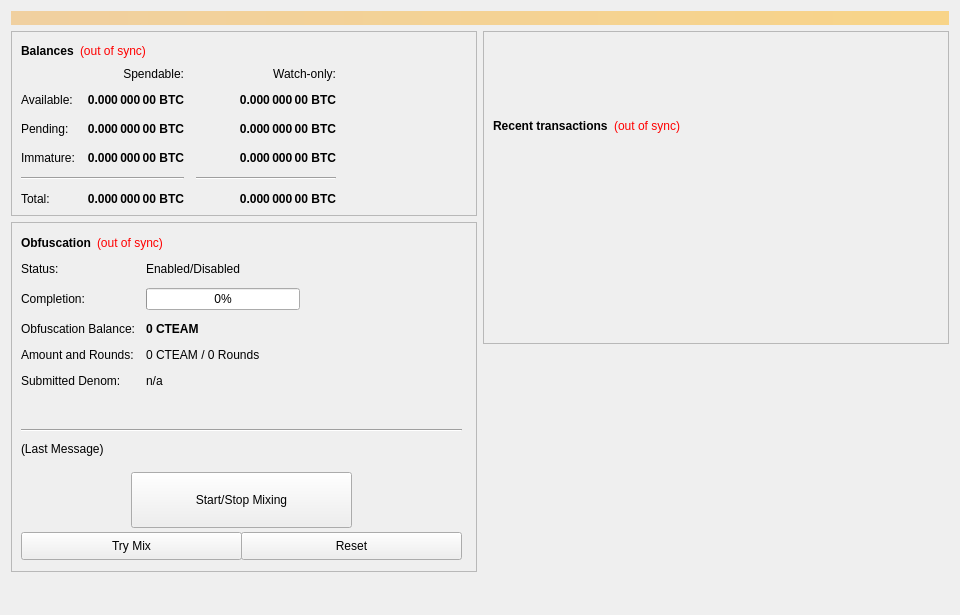
<?xml version="1.0" encoding="UTF-8"?>
<ui version="4.0">
 <class>OverviewPage</class>
 <widget class="QWidget" name="OverviewPage">
  <property name="geometry">
   <rect>
    <x>0</x>
    <y>0</y>
    <width>960</width>
    <height>615</height>
   </rect>
  </property>
  <property name="minimumSize">
   <size>
    <width>960</width>
    <height>0</height>
   </size>
  </property>
  <property name="windowTitle">
   <string>Form</string>
  </property>
  <layout class="QVBoxLayout" name="topLayout">
   <item>
    <widget class="QLabel" name="labelAlerts">
     <property name="visible">
      <bool>false</bool>
     </property>
     <property name="styleSheet">
      <string notr="true">background-color: qlineargradient(x1: 0, y1: 0, x2: 1, y2: 0, stop:0 #F0D0A0, stop:1 #F8D488); color:#000000;</string>
     </property>
     <property name="wordWrap">
      <bool>true</bool>
     </property>
     <property name="margin">
      <number>3</number>
     </property>
    </widget>
   </item>
   <item>
    <layout class="QHBoxLayout" name="horizontalLayout" stretch="1,1">
     <item>
      <layout class="QVBoxLayout" name="verticalLayout_2">
       <item>
        <widget class="QFrame" name="frame">
         <property name="frameShape">
          <enum>QFrame::StyledPanel</enum>
         </property>
         <property name="frameShadow">
          <enum>QFrame::Raised</enum>
         </property>
         <layout class="QVBoxLayout" name="verticalLayout_4">
          <item>
           <layout class="QHBoxLayout" name="horizontalLayout_4">
            <item>
             <widget class="QLabel" name="label_5">
              <property name="font">
               <font>
                <weight>75</weight>
                <bold>true</bold>
               </font>
              </property>
              <property name="text">
               <string>Balances</string>
              </property>
             </widget>
            </item>
            <item>
             <widget class="QLabel" name="labelWalletStatus">
              <property name="cursor">
               <cursorShape>WhatsThisCursor</cursorShape>
              </property>
              <property name="toolTip">
               <string>The displayed information may be out of date. Your wallet automatically synchronizes with the CTEAM network after a connection is established, but this process has not completed yet.</string>
              </property>
              <property name="styleSheet">
               <string notr="true">QLabel { color: red; }</string>
              </property>
              <property name="text">
               <string notr="true">(out of sync)</string>
              </property>
              <property name="alignment">
               <set>Qt::AlignLeading|Qt::AlignLeft|Qt::AlignVCenter</set>
              </property>
             </widget>
            </item>
            <item>
             <spacer name="horizontalSpacer_3">
              <property name="orientation">
               <enum>Qt::Horizontal</enum>
              </property>
              <property name="sizeHint" stdset="0">
               <size>
                <width>40</width>
                <height>20</height>
               </size>
              </property>
             </spacer>
            </item>
           </layout>
          </item>
          <item>
           <layout class="QGridLayout" name="gridLayout">
            <property name="spacing">
             <number>12</number>
            </property>
            <item row="2" column="2">
             <widget class="QLabel" name="labelWatchPending">
              <property name="font">
               <font>
                <weight>75</weight>
                <bold>true</bold>
               </font>
              </property>
              <property name="cursor">
               <cursorShape>IBeamCursor</cursorShape>
              </property>
              <property name="toolTip">
               <string>Unconfirmed transactions to watch-only addresses</string>
              </property>
              <property name="text">
               <string notr="true">0.000 000 00 BTC</string>
              </property>
              <property name="alignment">
               <set>Qt::AlignRight|Qt::AlignTrailing|Qt::AlignVCenter</set>
              </property>
              <property name="textInteractionFlags">
               <set>Qt::LinksAccessibleByMouse|Qt::TextSelectableByKeyboard|Qt::TextSelectableByMouse</set>
              </property>
             </widget>
            </item>
            <item row="2" column="1">
             <widget class="QLabel" name="labelUnconfirmed">
              <property name="font">
               <font>
                <weight>75</weight>
                <bold>true</bold>
               </font>
              </property>
              <property name="cursor">
               <cursorShape>IBeamCursor</cursorShape>
              </property>
              <property name="toolTip">
               <string>Total of transactions that have yet to be confirmed, and do not yet count toward the spendable balance</string>
              </property>
              <property name="text">
               <string notr="true">0.000 000 00 BTC</string>
              </property>
              <property name="alignment">
               <set>Qt::AlignRight|Qt::AlignTrailing|Qt::AlignVCenter</set>
              </property>
              <property name="textInteractionFlags">
               <set>Qt::LinksAccessibleByMouse|Qt::TextSelectableByKeyboard|Qt::TextSelectableByMouse</set>
              </property>
             </widget>
            </item>
            <item row="3" column="2">
             <widget class="QLabel" name="labelWatchImmature">
              <property name="font">
               <font>
                <weight>75</weight>
                <bold>true</bold>
               </font>
              </property>
              <property name="cursor">
               <cursorShape>IBeamCursor</cursorShape>
              </property>
              <property name="toolTip">
               <string>Staked or masternode rewards in watch-only addresses that has not yet matured</string>
              </property>
              <property name="text">
               <string notr="true">0.000 000 00 BTC</string>
              </property>
              <property name="alignment">
               <set>Qt::AlignRight|Qt::AlignTrailing|Qt::AlignVCenter</set>
              </property>
              <property name="textInteractionFlags">
               <set>Qt::LinksAccessibleByMouse|Qt::TextSelectableByKeyboard|Qt::TextSelectableByMouse</set>
              </property>
             </widget>
            </item>
            <item row="4" column="0" colspan="2">
             <widget class="Line" name="lineSpendableBalance">
              <property name="orientation">
               <enum>Qt::Horizontal</enum>
              </property>
             </widget>
            </item>
            <item row="4" column="2">
             <widget class="Line" name="lineWatchBalance">
              <property name="sizePolicy">
               <sizepolicy hsizetype="Preferred" vsizetype="Fixed">
                <horstretch>0</horstretch>
                <verstretch>0</verstretch>
               </sizepolicy>
              </property>
              <property name="minimumSize">
               <size>
                <width>140</width>
                <height>0</height>
               </size>
              </property>
              <property name="orientation">
               <enum>Qt::Horizontal</enum>
              </property>
             </widget>
            </item>
            <item row="5" column="0">
             <widget class="QLabel" name="labelTotalText">
              <property name="text">
               <string>Total:</string>
              </property>
             </widget>
            </item>
            <item row="3" column="1">
             <widget class="QLabel" name="labelImmature">
              <property name="font">
               <font>
                <weight>75</weight>
                <bold>true</bold>
               </font>
              </property>
              <property name="cursor">
               <cursorShape>IBeamCursor</cursorShape>
              </property>
              <property name="toolTip">
               <string>Staked or masternode rewards that has not yet matured</string>
              </property>
              <property name="text">
               <string notr="true">0.000 000 00 BTC</string>
              </property>
              <property name="alignment">
               <set>Qt::AlignRight|Qt::AlignTrailing|Qt::AlignVCenter</set>
              </property>
              <property name="textInteractionFlags">
               <set>Qt::LinksAccessibleByMouse|Qt::TextSelectableByKeyboard|Qt::TextSelectableByMouse</set>
              </property>
             </widget>
            </item>
            <item row="2" column="3">
             <spacer name="horizontalSpacer_2">
              <property name="orientation">
               <enum>Qt::Horizontal</enum>
              </property>
              <property name="sizeHint" stdset="0">
               <size>
                <width>40</width>
                <height>20</height>
               </size>
              </property>
             </spacer>
            </item>
            <item row="3" column="0">
             <widget class="QLabel" name="labelImmatureText">
              <property name="text">
               <string>Immature:</string>
              </property>
             </widget>
            </item>
            <item row="5" column="1">
             <widget class="QLabel" name="labelTotal">
              <property name="font">
               <font>
                <weight>75</weight>
                <bold>true</bold>
               </font>
              </property>
              <property name="cursor">
               <cursorShape>IBeamCursor</cursorShape>
              </property>
              <property name="toolTip">
               <string>Your current total balance</string>
              </property>
              <property name="text">
               <string notr="true">0.000 000 00 BTC</string>
              </property>
              <property name="alignment">
               <set>Qt::AlignRight|Qt::AlignTrailing|Qt::AlignVCenter</set>
              </property>
              <property name="textInteractionFlags">
               <set>Qt::LinksAccessibleByMouse|Qt::TextSelectableByKeyboard|Qt::TextSelectableByMouse</set>
              </property>
             </widget>
            </item>
            <item row="5" column="2">
             <widget class="QLabel" name="labelWatchTotal">
              <property name="font">
               <font>
                <weight>75</weight>
                <bold>true</bold>
               </font>
              </property>
              <property name="cursor">
               <cursorShape>IBeamCursor</cursorShape>
              </property>
              <property name="toolTip">
               <string>Current total balance in watch-only addresses</string>
              </property>
              <property name="text">
               <string notr="true">0.000 000 00 BTC</string>
              </property>
              <property name="alignment">
               <set>Qt::AlignRight|Qt::AlignTrailing|Qt::AlignVCenter</set>
              </property>
              <property name="textInteractionFlags">
               <set>Qt::LinksAccessibleByMouse|Qt::TextSelectableByKeyboard|Qt::TextSelectableByMouse</set>
              </property>
             </widget>
            </item>
            <item row="0" column="2">
             <widget class="QLabel" name="labelWatchonly">
              <property name="text">
               <string>Watch-only:</string>
              </property>
              <property name="alignment">
               <set>Qt::AlignRight|Qt::AlignTrailing|Qt::AlignVCenter</set>
              </property>
             </widget>
            </item>
            <item row="1" column="0">
             <widget class="QLabel" name="labelBalanceText">
              <property name="text">
               <string>Available:</string>
              </property>
             </widget>
            </item>
            <item row="1" column="1">
             <widget class="QLabel" name="labelBalance">
              <property name="font">
               <font>
                <weight>75</weight>
                <bold>true</bold>
               </font>
              </property>
              <property name="cursor">
               <cursorShape>IBeamCursor</cursorShape>
              </property>
              <property name="toolTip">
               <string>Your current spendable balance</string>
              </property>
              <property name="text">
               <string notr="true">0.000 000 00 BTC</string>
              </property>
              <property name="alignment">
               <set>Qt::AlignRight|Qt::AlignTrailing|Qt::AlignVCenter</set>
              </property>
              <property name="textInteractionFlags">
               <set>Qt::LinksAccessibleByMouse|Qt::TextSelectableByKeyboard|Qt::TextSelectableByMouse</set>
              </property>
             </widget>
            </item>
            <item row="1" column="2">
             <widget class="QLabel" name="labelWatchAvailable">
              <property name="font">
               <font>
                <weight>75</weight>
                <bold>true</bold>
               </font>
              </property>
              <property name="cursor">
               <cursorShape>IBeamCursor</cursorShape>
              </property>
              <property name="toolTip">
               <string>Your current balance in watch-only addresses</string>
              </property>
              <property name="text">
               <string notr="true">0.000 000 00 BTC</string>
              </property>
              <property name="alignment">
               <set>Qt::AlignRight|Qt::AlignTrailing|Qt::AlignVCenter</set>
              </property>
              <property name="textInteractionFlags">
               <set>Qt::LinksAccessibleByMouse|Qt::TextSelectableByKeyboard|Qt::TextSelectableByMouse</set>
              </property>
             </widget>
            </item>
            <item row="2" column="0">
             <widget class="QLabel" name="labelPendingText">
              <property name="text">
               <string>Pending:</string>
              </property>
             </widget>
            </item>
            <item row="0" column="1">
             <widget class="QLabel" name="labelSpendable">
              <property name="text">
               <string>Spendable:</string>
              </property>
              <property name="alignment">
               <set>Qt::AlignRight|Qt::AlignTrailing|Qt::AlignVCenter</set>
              </property>
             </widget>
            </item>
           </layout>
          </item>
         </layout>
        </widget>
       </item>
       <item>
        <widget class="QFrame" name="frameObfuscation">
         <property name="minimumSize">
          <size>
           <width>0</width>
           <height>350</height>
          </size>
         </property>
         <property name="layoutDirection">
          <enum>Qt::LeftToRight</enum>
         </property>
         <property name="frameShape">
          <enum>QFrame::StyledPanel</enum>
         </property>
         <property name="frameShadow">
          <enum>QFrame::Raised</enum>
         </property>
         <widget class="QWidget" name="formLayoutWidget">
          <property name="geometry">
           <rect>
            <x>10</x>
            <y>40</y>
            <width>451</width>
            <height>161</height>
           </rect>
          </property>
          <layout class="QFormLayout" name="formLayout">
           <property name="fieldGrowthPolicy">
            <enum>QFormLayout::AllNonFixedFieldsGrow</enum>
           </property>
           <property name="horizontalSpacing">
            <number>11</number>
           </property>
           <property name="verticalSpacing">
            <number>12</number>
           </property>
           <item row="0" column="0">
            <widget class="QLabel" name="label_6">
             <property name="text">
              <string>Status:</string>
             </property>
            </widget>
           </item>
           <item row="1" column="0">
            <widget class="QLabel" name="label_7">
             <property name="text">
              <string>Completion:</string>
             </property>
            </widget>
           </item>
           <item row="1" column="1">
            <widget class="QProgressBar" name="obfuscationProgress">
             <property name="maximumSize">
              <size>
               <width>154</width>
               <height>16777215</height>
              </size>
             </property>
             <property name="value">
              <number>0</number>
             </property>
            </widget>
           </item>
           <item row="2" column="0">
            <widget class="QLabel" name="labelAnonymizedText">
             <property name="text">
              <string>Obfuscation Balance:</string>
             </property>
            </widget>
           </item>
           <item row="2" column="1">
            <widget class="QLabel" name="labelAnonymized">
             <property name="font">
              <font>
               <weight>75</weight>
               <bold>true</bold>
              </font>
             </property>
             <property name="text">
              <string notr="true">0 CTEAM</string>
             </property>
            </widget>
           </item>
           <item row="3" column="0">
            <widget class="QLabel" name="label_8">
             <property name="text">
              <string>Amount and Rounds:</string>
             </property>
            </widget>
           </item>
           <item row="3" column="1">
            <widget class="QLabel" name="labelAmountRounds">
             <property name="text">
              <string>0 CTEAM / 0 Rounds</string>
             </property>
            </widget>
           </item>
           <item row="4" column="0">
            <widget class="QLabel" name="label_9">
             <property name="text">
              <string>Submitted Denom:</string>
             </property>
            </widget>
           </item>
           <item row="4" column="1">
            <widget class="QLabel" name="labelSubmittedDenom">
             <property name="toolTip">
              <string>The denominations you submitted to the Masternode.&lt;br&gt;To mix, other users must submit the exact same denominations.</string>
             </property>
             <property name="text">
              <string>n/a</string>
             </property>
            </widget>
           </item>
           <item row="0" column="1">
            <widget class="QLabel" name="obfuscationEnabled">
             <property name="text">
              <string>Enabled/Disabled</string>
             </property>
            </widget>
           </item>
          </layout>
         </widget>
         <widget class="QPushButton" name="runAutoDenom">
          <property name="geometry">
           <rect>
            <x>251</x>
            <y>17</y>
            <width>1</width>
            <height>1</height>
           </rect>
          </property>
          <property name="palette">
           <palette>
            <active>
             <colorrole role="WindowText">
              <brush brushstyle="SolidPattern">
               <color alpha="255">
                <red>0</red>
                <green>0</green>
                <blue>0</blue>
               </color>
              </brush>
             </colorrole>
             <colorrole role="Button">
              <brush brushstyle="SolidPattern">
               <color alpha="255">
                <red>239</red>
                <green>238</green>
                <blue>238</blue>
               </color>
              </brush>
             </colorrole>
             <colorrole role="Light">
              <brush brushstyle="SolidPattern">
               <color alpha="255">
                <red>255</red>
                <green>255</green>
                <blue>255</blue>
               </color>
              </brush>
             </colorrole>
             <colorrole role="Midlight">
              <brush brushstyle="SolidPattern">
               <color alpha="255">
                <red>247</red>
                <green>246</green>
                <blue>246</blue>
               </color>
              </brush>
             </colorrole>
             <colorrole role="Dark">
              <brush brushstyle="SolidPattern">
               <color alpha="255">
                <red>119</red>
                <green>119</green>
                <blue>119</blue>
               </color>
              </brush>
             </colorrole>
             <colorrole role="Mid">
              <brush brushstyle="SolidPattern">
               <color alpha="255">
                <red>159</red>
                <green>159</green>
                <blue>159</blue>
               </color>
              </brush>
             </colorrole>
             <colorrole role="Text">
              <brush brushstyle="SolidPattern">
               <color alpha="255">
                <red>0</red>
                <green>0</green>
                <blue>0</blue>
               </color>
              </brush>
             </colorrole>
             <colorrole role="BrightText">
              <brush brushstyle="SolidPattern">
               <color alpha="255">
                <red>255</red>
                <green>255</green>
                <blue>255</blue>
               </color>
              </brush>
             </colorrole>
             <colorrole role="ButtonText">
              <brush brushstyle="SolidPattern">
               <color alpha="255">
                <red>0</red>
                <green>0</green>
                <blue>0</blue>
               </color>
              </brush>
             </colorrole>
             <colorrole role="Base">
              <brush brushstyle="SolidPattern">
               <color alpha="255">
                <red>255</red>
                <green>255</green>
                <blue>255</blue>
               </color>
              </brush>
             </colorrole>
             <colorrole role="Window">
              <brush brushstyle="SolidPattern">
               <color alpha="255">
                <red>239</red>
                <green>238</green>
                <blue>238</blue>
               </color>
              </brush>
             </colorrole>
             <colorrole role="Shadow">
              <brush brushstyle="SolidPattern">
               <color alpha="255">
                <red>0</red>
                <green>0</green>
                <blue>0</blue>
               </color>
              </brush>
             </colorrole>
             <colorrole role="AlternateBase">
              <brush brushstyle="SolidPattern">
               <color alpha="255">
                <red>247</red>
                <green>246</green>
                <blue>246</blue>
               </color>
              </brush>
             </colorrole>
             <colorrole role="ToolTipBase">
              <brush brushstyle="SolidPattern">
               <color alpha="255">
                <red>255</red>
                <green>255</green>
                <blue>220</blue>
               </color>
              </brush>
             </colorrole>
             <colorrole role="ToolTipText">
              <brush brushstyle="SolidPattern">
               <color alpha="255">
                <red>0</red>
                <green>0</green>
                <blue>0</blue>
               </color>
              </brush>
             </colorrole>
            </active>
            <inactive>
             <colorrole role="WindowText">
              <brush brushstyle="SolidPattern">
               <color alpha="255">
                <red>0</red>
                <green>0</green>
                <blue>0</blue>
               </color>
              </brush>
             </colorrole>
             <colorrole role="Button">
              <brush brushstyle="SolidPattern">
               <color alpha="255">
                <red>239</red>
                <green>238</green>
                <blue>238</blue>
               </color>
              </brush>
             </colorrole>
             <colorrole role="Light">
              <brush brushstyle="SolidPattern">
               <color alpha="255">
                <red>255</red>
                <green>255</green>
                <blue>255</blue>
               </color>
              </brush>
             </colorrole>
             <colorrole role="Midlight">
              <brush brushstyle="SolidPattern">
               <color alpha="255">
                <red>247</red>
                <green>246</green>
                <blue>246</blue>
               </color>
              </brush>
             </colorrole>
             <colorrole role="Dark">
              <brush brushstyle="SolidPattern">
               <color alpha="255">
                <red>119</red>
                <green>119</green>
                <blue>119</blue>
               </color>
              </brush>
             </colorrole>
             <colorrole role="Mid">
              <brush brushstyle="SolidPattern">
               <color alpha="255">
                <red>159</red>
                <green>159</green>
                <blue>159</blue>
               </color>
              </brush>
             </colorrole>
             <colorrole role="Text">
              <brush brushstyle="SolidPattern">
               <color alpha="255">
                <red>0</red>
                <green>0</green>
                <blue>0</blue>
               </color>
              </brush>
             </colorrole>
             <colorrole role="BrightText">
              <brush brushstyle="SolidPattern">
               <color alpha="255">
                <red>255</red>
                <green>255</green>
                <blue>255</blue>
               </color>
              </brush>
             </colorrole>
             <colorrole role="ButtonText">
              <brush brushstyle="SolidPattern">
               <color alpha="255">
                <red>0</red>
                <green>0</green>
                <blue>0</blue>
               </color>
              </brush>
             </colorrole>
             <colorrole role="Base">
              <brush brushstyle="SolidPattern">
               <color alpha="255">
                <red>255</red>
                <green>255</green>
                <blue>255</blue>
               </color>
              </brush>
             </colorrole>
             <colorrole role="Window">
              <brush brushstyle="SolidPattern">
               <color alpha="255">
                <red>239</red>
                <green>238</green>
                <blue>238</blue>
               </color>
              </brush>
             </colorrole>
             <colorrole role="Shadow">
              <brush brushstyle="SolidPattern">
               <color alpha="255">
                <red>0</red>
                <green>0</green>
                <blue>0</blue>
               </color>
              </brush>
             </colorrole>
             <colorrole role="AlternateBase">
              <brush brushstyle="SolidPattern">
               <color alpha="255">
                <red>247</red>
                <green>246</green>
                <blue>246</blue>
               </color>
              </brush>
             </colorrole>
             <colorrole role="ToolTipBase">
              <brush brushstyle="SolidPattern">
               <color alpha="255">
                <red>255</red>
                <green>255</green>
                <blue>220</blue>
               </color>
              </brush>
             </colorrole>
             <colorrole role="ToolTipText">
              <brush brushstyle="SolidPattern">
               <color alpha="255">
                <red>0</red>
                <green>0</green>
                <blue>0</blue>
               </color>
              </brush>
             </colorrole>
            </inactive>
            <disabled>
             <colorrole role="WindowText">
              <brush brushstyle="SolidPattern">
               <color alpha="255">
                <red>119</red>
                <green>119</green>
                <blue>119</blue>
               </color>
              </brush>
             </colorrole>
             <colorrole role="Button">
              <brush brushstyle="SolidPattern">
               <color alpha="255">
                <red>239</red>
                <green>238</green>
                <blue>238</blue>
               </color>
              </brush>
             </colorrole>
             <colorrole role="Light">
              <brush brushstyle="SolidPattern">
               <color alpha="255">
                <red>255</red>
                <green>255</green>
                <blue>255</blue>
               </color>
              </brush>
             </colorrole>
             <colorrole role="Midlight">
              <brush brushstyle="SolidPattern">
               <color alpha="255">
                <red>247</red>
                <green>246</green>
                <blue>246</blue>
               </color>
              </brush>
             </colorrole>
             <colorrole role="Dark">
              <brush brushstyle="SolidPattern">
               <color alpha="255">
                <red>119</red>
                <green>119</green>
                <blue>119</blue>
               </color>
              </brush>
             </colorrole>
             <colorrole role="Mid">
              <brush brushstyle="SolidPattern">
               <color alpha="255">
                <red>159</red>
                <green>159</green>
                <blue>159</blue>
               </color>
              </brush>
             </colorrole>
             <colorrole role="Text">
              <brush brushstyle="SolidPattern">
               <color alpha="255">
                <red>119</red>
                <green>119</green>
                <blue>119</blue>
               </color>
              </brush>
             </colorrole>
             <colorrole role="BrightText">
              <brush brushstyle="SolidPattern">
               <color alpha="255">
                <red>255</red>
                <green>255</green>
                <blue>255</blue>
               </color>
              </brush>
             </colorrole>
             <colorrole role="ButtonText">
              <brush brushstyle="SolidPattern">
               <color alpha="255">
                <red>119</red>
                <green>119</green>
                <blue>119</blue>
               </color>
              </brush>
             </colorrole>
             <colorrole role="Base">
              <brush brushstyle="SolidPattern">
               <color alpha="255">
                <red>239</red>
                <green>238</green>
                <blue>238</blue>
               </color>
              </brush>
             </colorrole>
             <colorrole role="Window">
              <brush brushstyle="SolidPattern">
               <color alpha="255">
                <red>239</red>
                <green>238</green>
                <blue>238</blue>
               </color>
              </brush>
             </colorrole>
             <colorrole role="Shadow">
              <brush brushstyle="SolidPattern">
               <color alpha="255">
                <red>0</red>
                <green>0</green>
                <blue>0</blue>
               </color>
              </brush>
             </colorrole>
             <colorrole role="AlternateBase">
              <brush brushstyle="SolidPattern">
               <color alpha="255">
                <red>239</red>
                <green>238</green>
                <blue>238</blue>
               </color>
              </brush>
             </colorrole>
             <colorrole role="ToolTipBase">
              <brush brushstyle="SolidPattern">
               <color alpha="255">
                <red>255</red>
                <green>255</green>
                <blue>220</blue>
               </color>
              </brush>
             </colorrole>
             <colorrole role="ToolTipText">
              <brush brushstyle="SolidPattern">
               <color alpha="255">
                <red>0</red>
                <green>0</green>
                <blue>0</blue>
               </color>
              </brush>
             </colorrole>
            </disabled>
           </palette>
          </property>
          <property name="focusPolicy">
           <enum>Qt::NoFocus</enum>
          </property>
          <property name="autoFillBackground">
           <bool>true</bool>
          </property>
          <property name="text">
           <string/>
          </property>
          <property name="flat">
           <bool>true</bool>
          </property>
         </widget>
         <widget class="QPushButton" name="toggleObfuscation">
          <property name="geometry">
           <rect>
            <x>120</x>
            <y>250</y>
            <width>221</width>
            <height>56</height>
           </rect>
          </property>
          <property name="sizePolicy">
           <sizepolicy hsizetype="MinimumExpanding" vsizetype="Fixed">
            <horstretch>0</horstretch>
            <verstretch>0</verstretch>
           </sizepolicy>
          </property>
          <property name="text">
           <string>Start/Stop Mixing</string>
          </property>
         </widget>
         <widget class="Line" name="lineLastMessage">
          <property name="geometry">
           <rect>
            <x>10</x>
            <y>200</y>
            <width>441</width>
            <height>16</height>
           </rect>
          </property>
          <property name="orientation">
           <enum>Qt::Horizontal</enum>
          </property>
         </widget>
         <widget class="QLabel" name="obfuscationStatus">
          <property name="geometry">
           <rect>
            <x>10</x>
            <y>220</y>
            <width>451</width>
            <height>61</height>
           </rect>
          </property>
          <property name="minimumSize">
           <size>
            <width>288</width>
            <height>43</height>
           </size>
          </property>
          <property name="text">
           <string>(Last Message)</string>
          </property>
          <property name="alignment">
           <set>Qt::AlignLeading|Qt::AlignLeft|Qt::AlignTop</set>
          </property>
          <property name="wordWrap">
           <bool>true</bool>
          </property>
         </widget>
         <widget class="QPushButton" name="obfuscationAuto">
          <property name="geometry">
           <rect>
            <x>10</x>
            <y>310</y>
            <width>221</width>
            <height>28</height>
           </rect>
          </property>
          <property name="sizePolicy">
           <sizepolicy hsizetype="MinimumExpanding" vsizetype="Fixed">
            <horstretch>0</horstretch>
            <verstretch>0</verstretch>
           </sizepolicy>
          </property>
          <property name="toolTip">
           <string>Try to manually submit a Obfuscation request.</string>
          </property>
          <property name="text">
           <string>Try Mix</string>
          </property>
         </widget>
         <widget class="QPushButton" name="obfuscationReset">
          <property name="geometry">
           <rect>
            <x>230</x>
            <y>310</y>
            <width>221</width>
            <height>28</height>
           </rect>
          </property>
          <property name="sizePolicy">
           <sizepolicy hsizetype="MinimumExpanding" vsizetype="Fixed">
            <horstretch>0</horstretch>
            <verstretch>0</verstretch>
           </sizepolicy>
          </property>
          <property name="toolTip">
           <string>Reset the current status of Obfuscation (can interrupt Obfuscation if it's in the process of Mixing, which can cost you money!)</string>
          </property>
          <property name="autoFillBackground">
           <bool>false</bool>
          </property>
          <property name="text">
           <string>Reset</string>
          </property>
         </widget>
         <widget class="QWidget" name="layoutWidget">
          <property name="geometry">
           <rect>
            <x>10</x>
            <y>10</y>
            <width>431</width>
            <height>22</height>
           </rect>
          </property>
          <layout class="QHBoxLayout" name="horizontalLayout_5">
           <item>
            <widget class="QLabel" name="label_2">
             <property name="font">
              <font>
               <weight>75</weight>
               <bold>true</bold>
              </font>
             </property>
             <property name="text">
              <string>Obfuscation</string>
             </property>
            </widget>
           </item>
           <item>
            <widget class="QLabel" name="labelObfuscationSyncStatus">
             <property name="toolTip">
              <string>The displayed information may be out of date. Your wallet automatically synchronizes with the CTEAM network after a connection is established, but this process has not completed yet.</string>
             </property>
             <property name="styleSheet">
              <string notr="true">QLabel { color: red; }</string>
             </property>
             <property name="text">
              <string notr="true">(out of sync)</string>
             </property>
             <property name="alignment">
              <set>Qt::AlignLeading|Qt::AlignLeft|Qt::AlignVCenter</set>
             </property>
            </widget>
           </item>
           <item>
            <spacer name="horizontalSpacer_4">
             <property name="orientation">
              <enum>Qt::Horizontal</enum>
             </property>
             <property name="sizeHint" stdset="0">
              <size>
               <width>40</width>
               <height>20</height>
              </size>
             </property>
            </spacer>
           </item>
          </layout>
         </widget>
        </widget>
       </item>
       <item>
        <spacer name="verticalSpacer">
         <property name="orientation">
          <enum>Qt::Vertical</enum>
         </property>
         <property name="sizeHint" stdset="0">
          <size>
           <width>20</width>
           <height>40</height>
          </size>
         </property>
        </spacer>
       </item>
      </layout>
     </item>
     <item>
      <layout class="QVBoxLayout" name="verticalLayout_3">
       <item>
        <widget class="QFrame" name="frame_2">
         <property name="frameShape">
          <enum>QFrame::StyledPanel</enum>
         </property>
         <property name="frameShadow">
          <enum>QFrame::Raised</enum>
         </property>
         <layout class="QVBoxLayout" name="verticalLayout">
          <item>
           <spacer name="verticalSpacer_3">
            <property name="orientation">
             <enum>Qt::Vertical</enum>
            </property>
            <property name="sizeType">
             <enum>QSizePolicy::Fixed</enum>
            </property>
            <property name="sizeHint" stdset="0">
             <size>
              <width>20</width>
              <height>75</height>
             </size>
            </property>
           </spacer>
          </item>
          <item>
           <layout class="QHBoxLayout" name="horizontalLayout_2">
            <item>
             <widget class="QLabel" name="label_4">
              <property name="font">
               <font>
                <weight>75</weight>
                <bold>true</bold>
               </font>
              </property>
              <property name="text">
               <string>Recent transactions</string>
              </property>
             </widget>
            </item>
            <item>
             <widget class="QLabel" name="labelTransactionsStatus">
              <property name="cursor">
               <cursorShape>WhatsThisCursor</cursorShape>
              </property>
              <property name="toolTip">
               <string>The displayed information may be out of date. Your wallet automatically synchronizes with the CTEAM network after a connection is established, but this process has not completed yet.</string>
              </property>
              <property name="styleSheet">
               <string notr="true">QLabel { color: red; }</string>
              </property>
              <property name="text">
               <string notr="true">(out of sync)</string>
              </property>
              <property name="alignment">
               <set>Qt::AlignRight|Qt::AlignTrailing|Qt::AlignVCenter</set>
              </property>
             </widget>
            </item>
            <item>
             <spacer name="horizontalSpacer">
              <property name="orientation">
               <enum>Qt::Horizontal</enum>
              </property>
              <property name="sizeHint" stdset="0">
               <size>
                <width>40</width>
                <height>20</height>
               </size>
              </property>
             </spacer>
            </item>
           </layout>
          </item>
          <item>
           <widget class="QListView" name="listTransactions">
            <property name="styleSheet">
             <string notr="true">QListView { background: transparent; }</string>
            </property>
            <property name="frameShape">
             <enum>QFrame::NoFrame</enum>
            </property>
            <property name="verticalScrollBarPolicy">
             <enum>Qt::ScrollBarAlwaysOff</enum>
            </property>
            <property name="horizontalScrollBarPolicy">
             <enum>Qt::ScrollBarAlwaysOff</enum>
            </property>
            <property name="selectionMode">
             <enum>QAbstractItemView::NoSelection</enum>
            </property>
           </widget>
          </item>
         </layout>
        </widget>
       </item>
       <item>
        <spacer name="verticalSpacer_2">
         <property name="orientation">
          <enum>Qt::Vertical</enum>
         </property>
         <property name="sizeType">
          <enum>QSizePolicy::Expanding</enum>
         </property>
         <property name="sizeHint" stdset="0">
          <size>
           <width>20</width>
           <height>40</height>
          </size>
         </property>
        </spacer>
       </item>
      </layout>
     </item>
    </layout>
   </item>
  </layout>
 </widget>
 <resources/>
 <connections/>
</ui>
